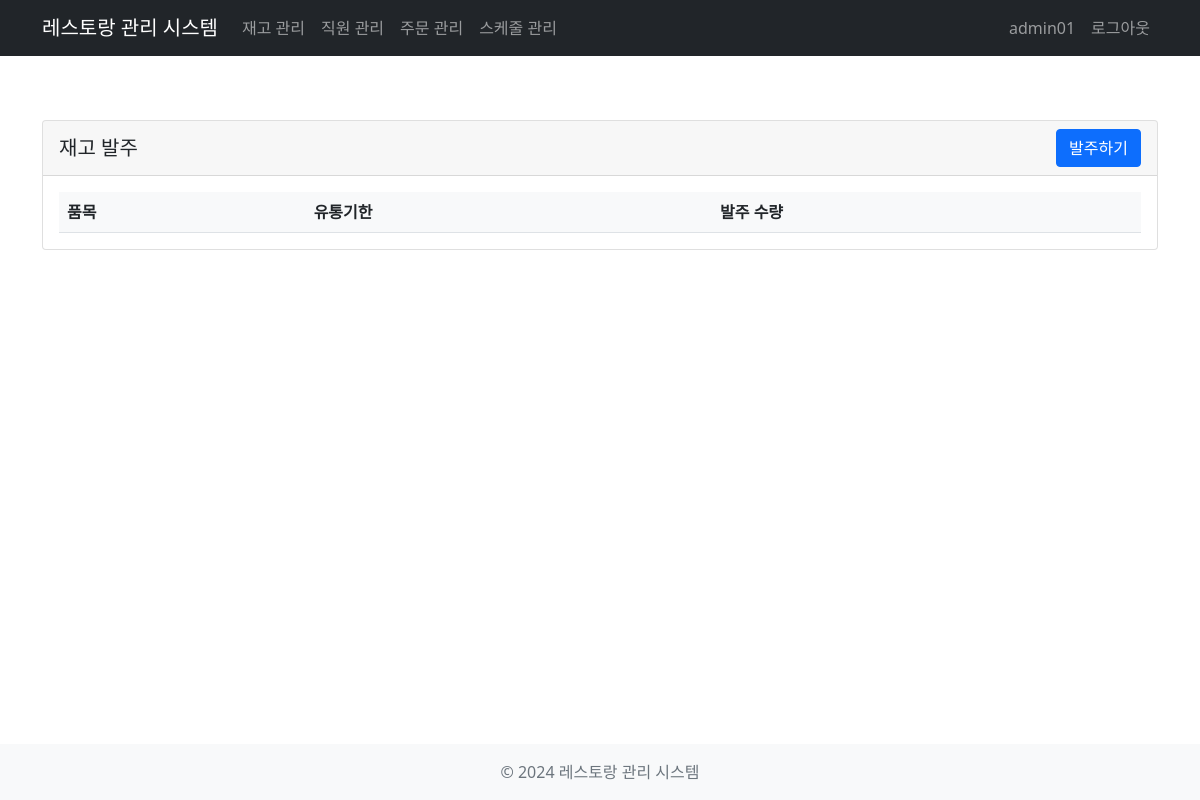
Before: /inventory/order (signed in) with the older database file.
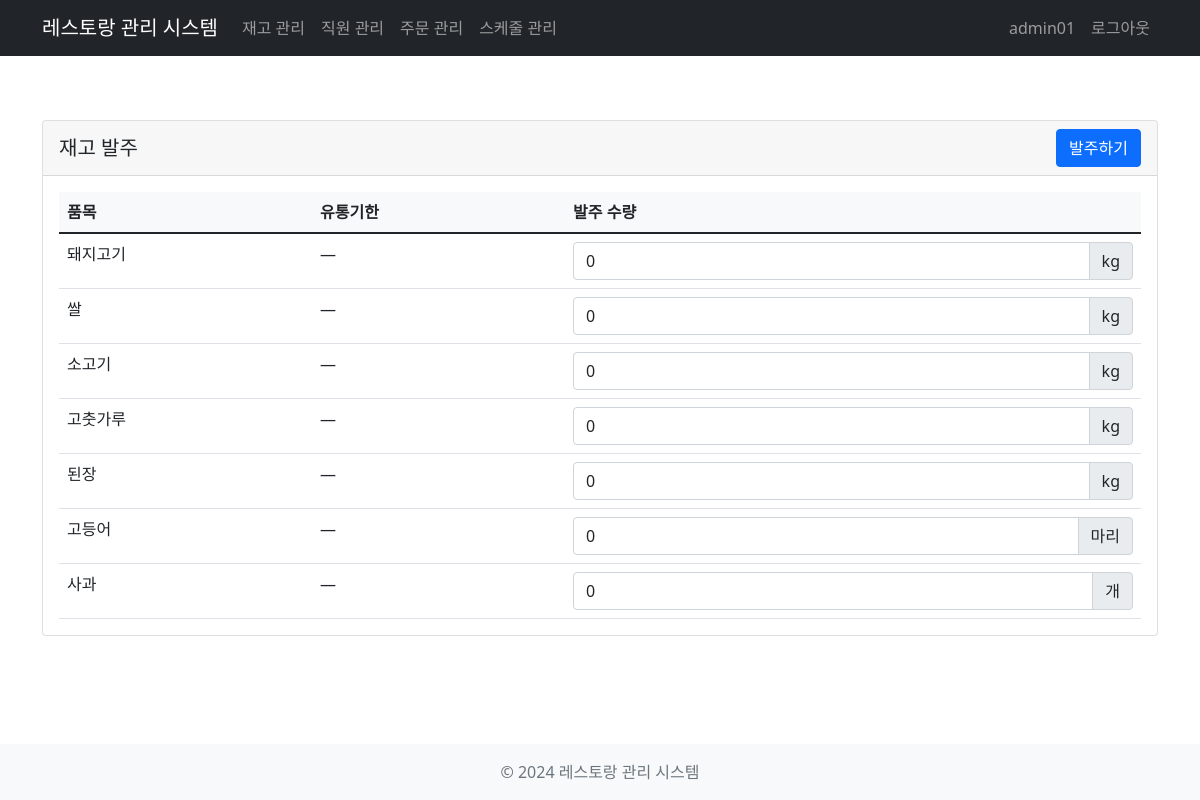
After: the same page with the newer database file.
### models/user.py (models this page shows, shortened)
class User(UserMixin, db.Model):
    __tablename__ = 'users'
    id = db.Column(db.Integer, primary_key=True)
    username = db.Column(db.String(80), unique=True, nullable=False)
    email = db.Column(db.String(120), unique=True, nullable=False)
    password_hash = db.Column(db.String(128))
    role = db.Column(db.String(20), default='user')  # admin, manager, user
    is_active = db.Column(db.Boolean, default=True)
    created_at = db.Column(db.DateTime, default=datetime.utcnow)
    last_login = db.Column(db.DateTime)
    employee = db.relationship('Employee', back_populates='user', uselist=False)
    orders = db.relationship('Order', back_populates='user')
    schedule_history = db.relationship('ScheduleHistory', back_populates='user')
    notifications = db.relationship('Notification', back_populates='user')
    @property
    def is_admin(self):
        return self.role == 'admin' if self.role else False

### models/inventory.py (models this page shows, shortened)
class InventoryItem(db.Model):
    __tablename__ = 'inventory_items'
    id = db.Column(db.Integer, primary_key=True)
    name = db.Column(db.String(100), nullable=False)
    category = db.Column(db.String(50))            # '홀용', '주방용', '식기류'
    unit = db.Column(db.String(20))                # 'kg', '개', '박스' 등
    min_quantity = db.Column(db.Integer, nullable=False)
    current_quantity = db.Column(db.Integer, nullable=False)
    unit_price = db.Column(db.Float)                # 단가
    origin = db.Column(db.String(100))             # 원산지
    expiration_date = db.Column(db.Date)           # 유통기한
    storage_info = db.Column(db.String(200))       # 보관 방법
    supplier_id = db.Column(db.Integer, db.ForeignKey('suppliers.id'))  # 공급업체 ID
    created_at = db.Column(db.DateTime, default=datetime.utcnow)
    updated_at = db.Column(db.DateTime, default=datetime.utcnow, onupdate=datetime.utcnow)
    is_active = db.Column(db.Boolean, default=True)
    order_items = db.relationship('OrderItem', back_populates='item')
    batches = db.relationship('InventoryBatch', back_populates='item', cascade='all, delete-orphan')
    ingredients = db.relationship('Ingredient', back_populates='item')
    stock_items = db.relationship('StockItem', back_populates='item')
    supplier = db.relationship('Supplier', back_populates='inventory_items')

### routes/inventory.py (the view, shortened to what this page needs)
@inventory_bp.route('/order', methods=['GET', 'POST'])
@login_required
@admin_required
def order():
    items = InventoryItem.query.all()
    today = date.today()
    warning_threshold = today + timedelta(days=3)
    inventory_list = []
    for item in items:
        batch = (
            InventoryBatch.query
            .filter(InventoryBatch.item_id == item.id)
            .filter((InventoryBatch.quantity - InventoryBatch.used_quantity) > 0)
            .order_by(InventoryBatch.expiration_date)
            .first()
        )
        expire_date = batch.expiration_date if batch else None
        expire_soon = bool(expire_date and expire_date <= warning_threshold)
        inventory_list.append({
            'item': item,
            'expire_date': expire_date,
            'expire_soon': expire_soon
        })
    return render_template('inventory/order.html', inventory_list=inventory_list)

### app.py (called while the page is built)
@login_manager.user_loader
def load_user(user_id):
    return User.query.get(int(user_id))

### templates/inventory/order.html (shortened to what this page needs)
{% extends "base.html" %}
{% block content %}
<div class="container mt-4">
    <div class="card">
        <div class="card-header d-flex justify-content-between align-items-center">
            <h5 class="mb-0">재고 발주</h5>
            <button type="submit" class="btn btn-primary" form="orderForm">
                 발주하기
            </button>
        </div>
        <div class="card-body">
            <form id="orderForm" method="POST">
                <div class="table-responsive">
                    <table class="table table-hover">
                        <thead>
                            <tr>
                                <th>품목</th>
                                <th>유통기한</th>
                                <th>발주 수량</th>
                            </tr>
                        </thead>
                        <tbody>
                            {% for entry in inventory_list %}
                            <tr>
                                <td>{{ entry.item.name if entry.item.name else 'N/A' }}</td>
                                <td>
                                    {% if entry.expire_soon %}
                                    <span class="text-danger">
                                        <i class="fas fa-exclamation-triangle"></i>
                                        {{ entry.expire_date if entry.expire_date else '—' }}
                                    </span>
                                    {% else %}
                                    {{ entry.expire_date if entry.expire_date else '—' }}
                                    {% endif %}
                                </td>
                                <td>
                                    <div class="input-group">
                                        <input type="number"
                                               class="form-control"
                                               name="qty_{{ entry.item.id if entry.item.id else '0' }}"
                                               min="0"
                                               value="0"
                                               style="width: 100px;" />
                                        <span class="input-group-text">{{ entry.item.unit if entry.item.unit else 'N/A' }}</span>
                                    </div>
                                </td>
                            </tr>
                            {% endfor %}
                        </tbody>
                    </table>
                </div>
            </form>
        </div>
    </div>
</div>
{% endblock %}

### templates/base.html (shortened to what this page needs)
<!DOCTYPE html>
<html lang="ko">
<head>
    <link href="https://cdn.jsdelivr.net/npm/bootstrap@5.1.3/dist/css/bootstrap.min.css" rel="stylesheet">
    <link rel="stylesheet" href="{{ url_for('static', filename='css/style.css') }}">
</head>
<body>
    <nav class="navbar navbar-expand-lg navbar-dark bg-dark">
        <div class="container">
            <a class="navbar-brand" href="{{ url_for('index') }}">레스토랑 관리 시스템</a>
            <div class="collapse navbar-collapse" id="navbarNav">
                <ul class="navbar-nav me-auto">
                    {% if current_user.is_authenticated %}
                    <li class="nav-item">
                        <a class="nav-link" href="{{ url_for('inventory.index') }}">재고 관리</a>
                    </li>
                    <li class="nav-item">
                        <a class="nav-link" href="{{ url_for('employee.index') }}">직원 관리</a>
                    </li>
                    <li class="nav-item">
                        <a class="nav-link" href="{{ url_for('order.index') }}">주문 관리</a>
                    </li>
                    <li class="nav-item">
                        <a class="nav-link" href="{{ url_for('schedule.index') }}">스케줄 관리</a>
                    </li>
                    {% endif %}
                </ul>
                <ul class="navbar-nav">
                    {% if current_user.is_authenticated %}
                    <li class="nav-item">
                        <span class="nav-link">{{ current_user.username }}</span>
                    </li>
                    <li class="nav-item">
                        <a class="nav-link" href="{{ url_for('auth.logout') }}">로그아웃</a>
                    </li>
                    {% else %}
                    <li class="nav-item">
                        <a class="nav-link" href="{{ url_for('auth.login') }}">로그인</a>
                    </li>
                    {% endif %}
                </ul>
            </div>
        </div>
    </nav>
    <main>
        {% block content %}{% endblock %}
    </main>
    <footer class="footer mt-auto py-3 bg-light">
        <div class="container text-center">
            <span class="text-muted">&copy; 2024 레스토랑 관리 시스템</span>
        </div>
    </footer>
</body>
</html>

### static/css/style.css (style rules this page uses)
body { min-height: 100vh; display: flex; flex-direction: column; }
main { flex: 1; padding: 20px 0; }
.navbar { margin-bottom: 20px; }
.card { height: 100%; transition: transform 0.2s; }
.btn { border-radius: 4px; }
.btn-primary { background-color: #0d6efd; border-color: #0d6efd; }
.table { margin-bottom: 0; }
.table th { border-top: none; background-color: #f8f9fa; }
.footer { margin-top: auto; background-color: #f8f9fa; padding: 1rem 0; }

Changed rows visible on the page:
added InventoryItem: item "돼지고기", item "kg"
added InventoryItem: item "쌀", item "kg"
added InventoryItem: item "소고기", item "kg"
added InventoryItem: item "고춧가루", item "kg"
added InventoryItem: item "된장", item "kg"
added InventoryItem: item "고등어", item "마리"
added InventoryItem: item "사과", item "개"
Other visible differences:
new list line: "— 0"
